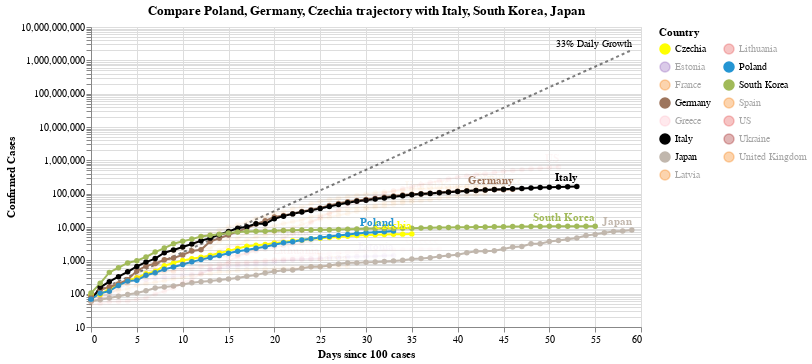

Notebook code for this chart:
### Code cell
#hide_input
chart2 = make_since_chart(['Poland', 'Germany', 'Czechia'])
chart2

### Figure 1 — Vega-Lite specification as saved in the notebook (floating-point values rounded to 4 significant figures; data arrays with more than 128 entries replaced by an {"elided": "..."} marker saying what was removed)
{"config": {"view": {"continuousWidth": 400, "continuousHeight": 300}}, "layer": [{"mark": {"type": "line", "color": "black", "opacity": 0.5, "strokeDash": [3, 3]}, "encoding": {"x": {"type": "quantitative", "field": "Days since 100 cases"}, "y": {"type": "quantitative", "field": "Confirmed Cases"}}}, {"mark": {"type": "text", "align": "right", "dy": -6, "fontSize": 10, "text": "33% Daily Growth"}, "encoding": {"x": {"type": "quantitative", "field": "Days since 100 cases"}, "y": {"type": "quantitative", "field": "Confirmed Cases"}}, "transform": [{"filter": "(datum['Days since 100 cases'] >= 59)"}]}, {"data": {"name": "data-f872be353a2d7a5df3ef1efba2666750"}, "mark": {"type": "line", "point": true}, "encoding": {"color": {"type": "nominal", "field": "Country", "legend": {"columns": 2}, "scale": {"domain": ["Czechia", "Estonia", "France", "Germany", "Greece", "Italy", "Japan", "Latvia", "Lithuania", "Poland", "South Korea", "Spain", "US", "Ukraine", "United Kingdom"], "range": ["yellow", "#9467bd", "#F58518", "#9D755D", "pink", "black", "#C1B7AD", "#F58518", "#E45756", "#2495D3", "#A1BA59", "#F58518", "#E45756", "brown", "#F58518"]}}, "opacity": {"condition": {"value": 1, "selection": "selector002"}, "value": 0.05}, "tooltip": [{"type": "nominal", "field": "Country"}, {"type": "temporal", "field": "Date"}, {"type": "quantitative", "field": "Confirmed Cases"}, {"type": "quantitative", "field": "Days since 100 cases"}], "x": {"type": "quantitative", "field": "Days since 100 cases"}, "y": {"type": "quantitative", "field": "Confirmed Cases", "scale": {"type": "log"}}}, "selection": {"selector002": {"type": "multi", "fields": ["Country"], "bind": "legend", "init": [{"Country": "Poland"}, {"Country": "Germany"}, {"Country": "Czechia"}, {"Country": "Italy"}, {"Country": "South Korea"}, {"Country": "Japan"}]}}, "width": 550}, {"data": {"name": "data-f872be353a2d7a5df3ef1efba2666750"}, "mark": {"type": "text", "align": "right", "dy": -8, "fontWeight": "bold"}, "encoding": {"color": {"type": "nominal", "field": "Country", "legend": {"columns": 2}, "scale": {"domain": ["Czechia", "Estonia", "France", "Germany", "Greece", "Italy", "Japan", "Latvia", "Lithuania", "Poland", "South Korea", "Spain", "US", "Ukraine", "United Kingdom"], "range": ["yellow", "#9467bd", "#F58518", "#9D755D", "pink", "black", "#C1B7AD", "#F58518", "#E45756", "#2495D3", "#A1BA59", "#F58518", "#E45756", "brown", "#F58518"]}}, "opacity": {"condition": {"value": 1, "selection": "selector002"}, "value": 0.05}, "text": {"type": "nominal", "field": "Country"}, "tooltip": [{"type": "nominal", "field": "Country"}, {"type": "temporal", "field": "Date"}, {"type": "quantitative", "field": "Confirmed Cases"}, {"type": "quantitative", "field": "Days since 100 cases"}], "x": {"type": "quantitative", "field": "Days since 100 cases"}, "y": {"type": "quantitative", "field": "Confirmed Cases", "scale": {"type": "log"}}}, "transform": [{"filter": "(datum['Date'] >= 1586908800000)"}], "width": 550}], "data": {"name": "data-852e00d94c22e3a4d5d73921d0744d5e"}, "title": "Compare Poland, Germany, Czechia trajectory with Italy, South Korea, Japan", "$schema": "https://vega.github.io/schema/vega-lite/v4.0.2.json", "datasets": {"data-852e00d94c22e3a4d5d73921d0744d5e": [{"Days since 100 cases": 0, "Confirmed Cases": 100.0}, {"Days since 100 cases": 1, "Confirmed Cases": 133.0}, {"Days since 100 cases": 2, "Confirmed Cases": 176.9}, {"Days since 100 cases": 3, "Confirmed Cases": 235.3}, {"Days since 100 cases": 4, "Confirmed Cases": 312.9}, {"Days since 100 cases": 5, "Confirmed Cases": 416.2}, {"Days since 100 cases": 6, "Confirmed Cases": 553.5}, {"Days since 100 cases": 7, "Confirmed Cases": 736.1}, {"Days since 100 cases": 8, "Confirmed Cases": 979.1}, {"Days since 100 cases": 9, "Confirmed Cases": 1302.0}, {"Days since 100 cases": 10, "Confirmed Cases": 1732.0}, {"Days since 100 cases": 11, "Confirmed Cases": 2303.0}, {"Days since 100 cases": 12, "Confirmed Cases": 3064.0}, {"Days since 100 cases": 13, "Confirmed Cases": 4074.0}, {"Days since 100 cases": 14, "Confirmed Cases": 5419.0}, {"Days since 100 cases": 15, "Confirmed Cases": 7207.0}, {"Days since 100 cases": 16, "Confirmed Cases": 9586.0}, {"Days since 100 cases": 17, "Confirmed Cases": 12750.0}, {"Days since 100 cases": 18, "Confirmed Cases": 16960.0}, {"Days since 100 cases": 19, "Confirmed Cases": 22550.0}, {"Days since 100 cases": 20, "Confirmed Cases": 29990.0}, {"Days since 100 cases": 21, "Confirmed Cases": 39890.0}, {"Days since 100 cases": 22, "Confirmed Cases": 53060.0}, {"Days since 100 cases": 23, "Confirmed Cases": 70560.0}, {"Days since 100 cases": 24, "Confirmed Cases": 93850.0}, {"Days since 100 cases": 25, "Confirmed Cases": 124800.0}, {"Days since 100 cases": 26, "Confirmed Cases": 166000.0}, {"Days since 100 cases": 27, "Confirmed Cases": 220800.0}, {"Days since 100 cases": 28, "Confirmed Cases": 293700.0}, {"Days since 100 cases": 29, "Confirmed Cases": 390600.0}, {"Days since 100 cases": 30, "Confirmed Cases": 519500.0}, {"Days since 100 cases": 31, "Confirmed Cases": 690900.0}, {"Days since 100 cases": 32, "Confirmed Cases": 918900.0}, {"Days since 100 cases": 33, "Confirmed Cases": 1222000.0}, {"Days since 100 cases": 34, "Confirmed Cases": 1625000.0}, {"Days since 100 cases": 35, "Confirmed Cases": 2162000.0}, {"Days since 100 cases": 36, "Confirmed Cases": 2875000.0}, {"Days since 100 cases": 37, "Confirmed Cases": 3824000.0}, {"Days since 100 cases": 38, "Confirmed Cases": 5086000.0}, {"Days since 100 cases": 39, "Confirmed Cases": 6764000.0}, {"Days since 100 cases": 40, "Confirmed Cases": 8996000.0}, {"Days since 100 cases": 41, "Confirmed Cases": 11970000.0}, {"Days since 100 cases": 42, "Confirmed Cases": 15910000.0}, {"Days since 100 cases": 43, "Confirmed Cases": 21170000.0}, {"Days since 100 cases": 44, "Confirmed Cases": 28150000.0}, {"Days since 100 cases": 45, "Confirmed Cases": 37440000.0}, {"Days since 100 cases": 46, "Confirmed Cases": 49790000.0}, {"Days since 100 cases": 47, "Confirmed Cases": 66230000.0}, {"Days since 100 cases": 48, "Confirmed Cases": 88080000.0}, {"Days since 100 cases": 49, "Confirmed Cases": 117100000.0}, {"Days since 100 cases": 50, "Confirmed Cases": 155800000.0}, {"Days since 100 cases": 51, "Confirmed Cases": 207200000.0}, {"Days since 100 cases": 52, "Confirmed Cases": 275600000.0}, {"Days since 100 cases": 53, "Confirmed Cases": 366600000.0}, {"Days since 100 cases": 54, "Confirmed Cases": 487500000.0}, {"Days since 100 cases": 55, "Confirmed Cases": 648400000.0}, {"Days since 100 cases": 56, "Confirmed Cases": 862400000.0}, {"Days since 100 cases": 57, "Confirmed Cases": 1147000000.0}, {"Days since 100 cases": 58, "Confirmed Cases": 1525000000.0}, {"Days since 100 cases": 59, "Confirmed Cases": 2029000000.0}], "data-f872be353a2d7a5df3ef1efba2666750": {"elided": "630 records"}}}
